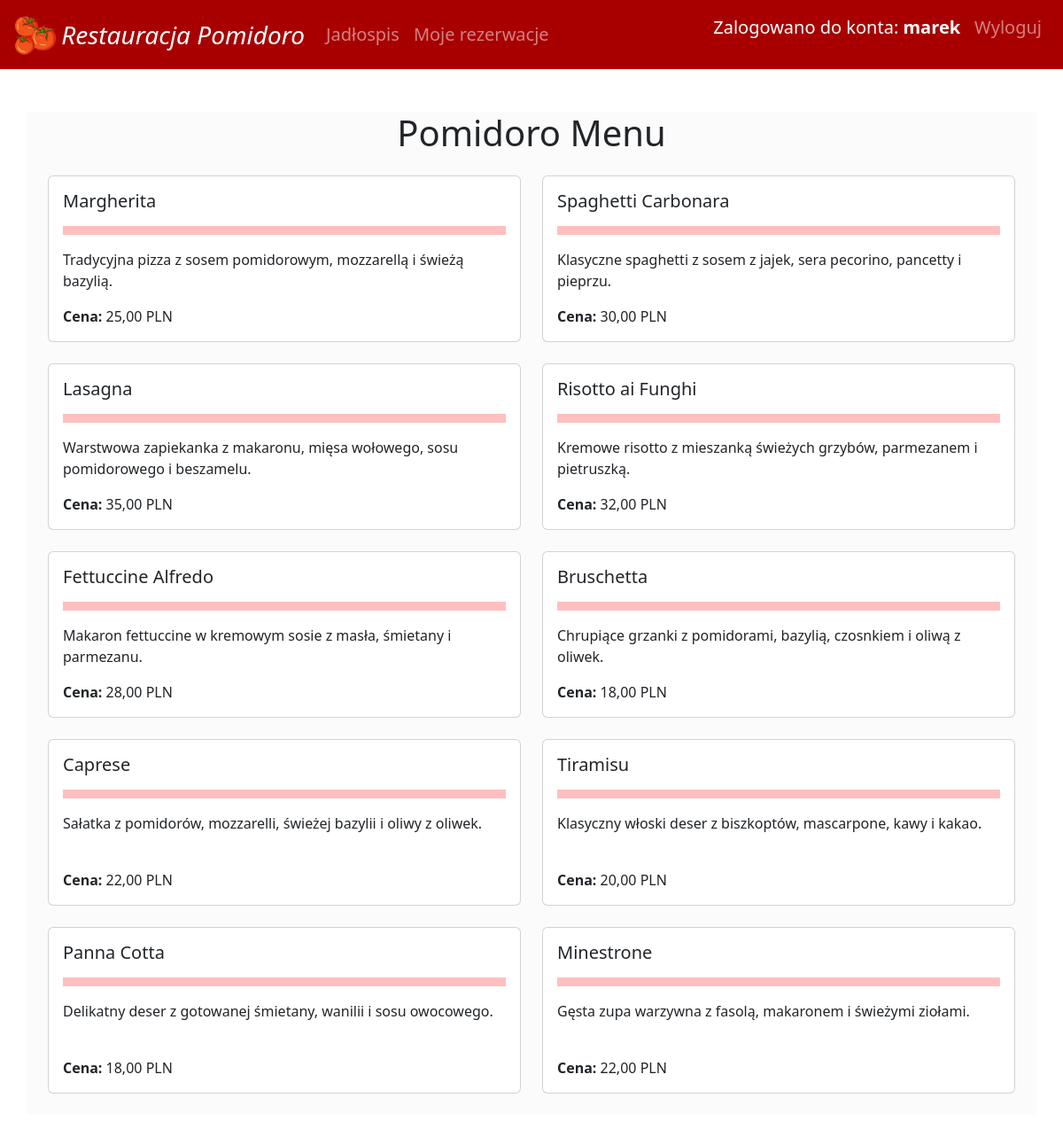
/menu (signed in), run on the app's committed database.
### reserv/models.py (models this page shows, shortened)
class MenuItem(models.Model):
    name = models.CharField(max_length=100)
    description = models.TextField()
    price = models.DecimalField(max_digits=5, decimal_places=2)

### reserv/views.py (the view)
# urls.py: path('menu', restaurant_menu, name='restaurant_menu'),
def restaurant_menu(request):
    items = MenuItem.objects.all()
    return render(request, 'reserv/restaurant_menu.html', {'items': items})

### templates/reserv/restaurant_menu.html (shortened to what this page needs)
{% extends 'reserv/template.html' %}
{% load static %}
{% block content %}
    <div class="container mt-5">
        <h1 class="text-center mb-4">Pomidoro Menu</h1>
        <div class="row">
            {% for item in items %}
                <div class="col-md-6 mb-4">
                    <div class="card">
                        <div class="card-body">
                            <h5 class="card-title">{{ item.name }}</h5>
                            <hr style="border: 5px solid red!important;">
                            <p class="card-text"  style="height: 3rem;">{{ item.description }}</p>
                            <p class="card-text"><strong>Cena:</strong> {{ item.price }} PLN</p>
                        </div>
                    </div>
                </div>
            {% endfor %}
        </div>
    </div>
{% endblock %}

### templates/reserv/template.html (shortened to what this page needs)
<!DOCTYPE html>
<html>
<head>
    <link href="https://stackpath.bootstrapcdn.com/bootstrap/4.5.2/css/bootstrap.min.css" rel="stylesheet">
    <link rel="stylesheet" href="https://stackpath.bootstrapcdn.com/bootstrap/4.5.2/css/bootstrap.min.css">
    <link rel="stylesheet" href="https://kendo.cdn.telerik.com/2021.3.914/styles/kendo.default-v2.min.css">
    <link href="https://cdn.jsdelivr.net/npm/bootstrap@5.3.3/dist/css/bootstrap.min.css" rel="stylesheet">
    {% load static %}
</head>
<body>
    <nav class="navbar navbar-expand-lg navbar-dark pl-3 pr-3 fs-5" style="background-color: rgb(168, 0, 0);">
        <a class="navbar-brand" href="{% url 'homepage' %}"><img src="{% static 'images/logo.png' %}" style="width: 6vh;">
            <i style="font-size: 3.5vh; vertical-align: middle;"> Restauracja Pomidoro</i></a>
        <div class="collapse navbar-collapse" id="navbarSupportedContent">
            <ul class="navbar-nav mr-auto">
                <li class="nav-item">
                    <a class="nav-link" href="{% url 'restaurant_menu' %}">Jadłospis</a>
                </li>
                <li class="nav-item">
                    <a class="nav-link" href="{% url 'reservation_user' %}">Moje rezerwacje</a>
                </li>
            </ul>
            <ul class="navbar-nav ml-auto">
                    {% if user.is_authenticated %}
                    <li class="nav-item">
                        <p class="nav-link active">Zalogowano do konta: <b>{{user.username}}</b></p>
                    </li>
                    {% endif %}
                    {% if user.is_authenticated %}
                    <li class="nav-item" style="margin: 0; padding: 0;">
                        <form action="{% url 'logout_' %}" method="post" style="margin: 0; padding: 0;">
                            <button class="btn nav-link">Wyloguj</button>
                        </form>
                    </li>
                    {% endif %}
            </ul>
        </div>
    </nav>
    <div id="bg" class="container mt-3 mb-3">
        {% block content %}{% endblock %}
    </div>
</body>
</html>

### data on the page
MenuItem: name "Margherita", description "Tradycyjna pizza z sosem pomidorowym, mozzarellą i świeżą bazylią.", price "25,00"
MenuItem: name "Spaghetti Carbonara", description "Klasyczne spaghetti z sosem z jajek, sera pecorino, pancetty i pieprzu.", price "30,00"
MenuItem: name "Lasagna", description "Warstwowa zapiekanka z makaronu, mięsa wołowego, sosu pomidorowego i beszamelu.", price "35,00"
MenuItem: name "Risotto ai Funghi", description "Kremowe risotto z mieszanką świeżych grzybów, parmezanem i pietruszką.", price "32,00"
MenuItem: name "Fettuccine Alfredo", description "Makaron fettuccine w kremowym sosie z masła, śmietany i parmezanu.", price "28,00"
MenuItem: name "Bruschetta", description "Chrupiące grzanki z pomidorami, bazylią, czosnkiem i oliwą z oliwek.", price "18,00"
MenuItem: name "Caprese", description "Sałatka z pomidorów, mozzarelli, świeżej bazylii i oliwy z oliwek.", price "22,00"
MenuItem: name "Tiramisu", description "Klasyczny włoski deser z biszkoptów, mascarpone, kawy i kakao.", price "20,00"
MenuItem: name "Panna Cotta", description "Delikatny deser z gotowanej śmietany, wanilii i sosu owocowego.", price "18,00"
MenuItem: name "Minestrone", description "Gęsta zupa warzywna z fasolą, makaronem i świeżymi ziołami.", price "22,00"

### other printed values
{{ user.username }} "marek"
